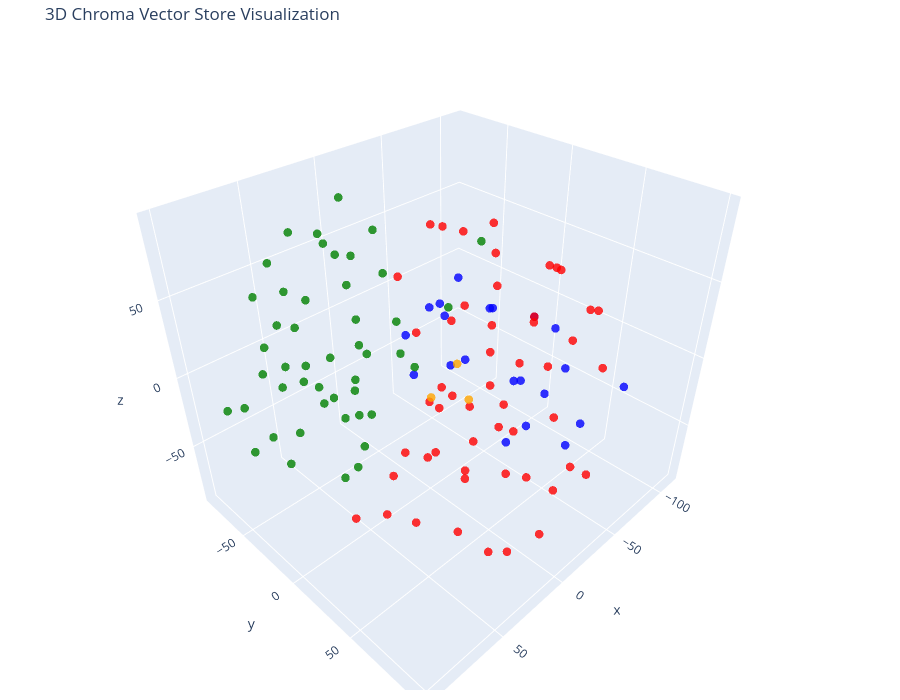

The cell this chart's notebook holds for it:
### Code cell
tsne = TSNE(n_components=3, random_state=42)
reduced_vectors = tsne.fit_transform(vectors)

fig = go.Figure(data=[go.Scatter3d(
    x=reduced_vectors[:, 0],
    y=reduced_vectors[:, 1],
    z=reduced_vectors[:, 2],
    mode='markers',
    marker=dict(size=5, color=colors, opacity=0.8),
    text=[f"Type: {t}<bt>Text: {d[:100]}..." for t, d in zip(doc_types, documents)],
    hoverinfo='text'
)])

fig.update_layout(
    title = "3D Chroma Vector Store Visualization",
    scene = dict(xaxis_title="x", yaxis_title="y", zaxis_title="z"),
    width=900,
    height=700,
    margin=dict(r=20, b=10, l=10, t=40)
)

fig.show()

### Figure 1 — Plotly figure (JSON) as saved in the notebook; plotly's stock layout.template omitted (floating-point values rounded to 4 significant figures)
{"data": [{"hoverinfo": "text", "marker": {"color": ["blue", "blue", "blue", "blue", "blue", "blue", "blue", "blue", "blue", "blue", "blue", "blue", "blue", "blue", "blue", "blue", "blue", "blue", "blue", "blue", "blue", "red", "red", "red", "red", "red", "red", "red", "red", "red", "red", "red", "red", "red", "red", "red", "red", "red", "red", "red", "red", "red", "red", "red", "red", "red", "red", "red", "red", "red", "red", "red", "red", "red", "red", "red", "red", "red", "red", "red", "red", "red", "red", "red", "red", "red", "red", "red", "red", "red", "red", "red", "red", "orange", "orange", "orange", "green", "green", "green", "green", "green", "green", "green", "green", "green", "green", "green", "green", "green", "green", "green", "green", "green", "green", "green", "green", "green", "green", "green", "green", "green", "green", "green", "green", "green", "green", "green", "green", "green", "green", "green", "green", "green", "green", "green", "green", "green", "green", "green", "green", "green", "green", "green"], "opacity": 0.8, "size": 5}, "mode": "markers", "text": ["Type: products<bt>Text: # Product Summary\n\n# Rellm: AI-Powered Enterprise Reinsurance Solution\n\n## Summary\n\nRellm is an inno...", "Type: products<bt>Text: ### Seamless Integrations\nRellm's architecture is designed for effortless integration with existing ...", "Type: products<bt>Text: ### Regulatory Compliance Tools\nRellm includes built-in compliance tracking features to help organiz...", "Type: products<bt>Text: Join the growing number of organizations leveraging Rellm to enhance their reinsurance processes whi...", "Type: products<bt>Text: Experience the future of reinsurance with Rellm, where innovation meets reliability. Let Insurellm h...", "Type: products<bt>Text: # Product Summary\n\n# Markellm\n\n## Summary\n\nMarkellm is an innovative two-sided marketplace designed ...", "Type: products<bt>Text: - **User-Friendly Interface**: Designed with user experience in mind, Markellm features an intuitive...", "Type: products<bt>Text: - **Customer Support**: Our dedicated support team is always available to assist both consumers and ...", "Type: products<bt>Text: ### For Insurance Companies:\n- **Basic Listing Fee**: $199/month for a featured listing on the platf...", "Type: products<bt>Text: ### Q3 2025\n- Initiate a comprehensive marketing campaign targeting both consumers and insurers to i...", "Type: products<bt>Text: # Product Summary\n\n# Homellm\n\n## Summary\nHomellm is an innovative home insurance product developed b...", "Type: products<bt>Text: ### 2. Dynamic Pricing Model\nWith Homellm's innovative dynamic pricing model, insurance providers ca...", "Type: products<bt>Text: ### 5. Multi-Channel Integration\nHomellm seamlessly integrates into existing insurance platforms, pr...", "Type: products<bt>Text: - **Basic Tier:** Starting at $5,000/month for small insurers with basic integration features.\n- **S...", "Type: products<bt>Text: All tiers include a comprehensive training program and ongoing updates to ensure optimal performance...", "Type: products<bt>Text: With Homellm, Insurellm is committed to transforming the landscape of home insurance, ensuring both ...", "Type: products<bt>Text: # Product Summary\n\n# Carllm\n\n## Summary\n\nCarllm is an innovative auto insurance product developed by...", "Type: products<bt>Text: - **Instant Quoting**: With Carllm, insurance companies can offer near-instant quotes to customers, ...", "Type: products<bt>Text: - **Mobile Integration**: Carllm is designed to work seamlessly with mobile applications, providing ...", "Type: products<bt>Text: - **Professional Tier**: $2,500/month\n  - For medium-sized companies.\n  - All Basic Tier features pl...", "Type: products<bt>Text: ### Q2 2025: Customer Experience Improvements\n- Launch of a new **mobile app** for end-users.\n- Intr...", "Type: contracts<bt>Text: # Contract with GreenField Holdings for Markellm\n\n**Effective Date:** November 15, 2023  \n**Contract...", "Type: contracts<bt>Text: ## Renewal\n1. **Automatic Renewal**: This contract will automatically renew for sequential one-year ...", "Type: contracts<bt>Text: ## Features\n1. **AI-Powered Matching**: Access to advanced algorithms that connect GreenField Holdin...", "Type: contracts<bt>Text: ## Support\n1. **Customer Support Access**: The Client will have access to dedicated support through ...", "Type: contracts<bt>Text: **Signatures:**  \n_________________________                           _________________________  \n**...", "Type: contracts<bt>Text: # Contract with Apex Reinsurance for Rellm: AI-Powered Enterprise Reinsurance Solution\n\n## Terms\n\n1....", "Type: contracts<bt>Text: ## Renewal\n\n1. **Automatic Renewal**: This Agreement will automatically renew for successive one-yea...", "Type: contracts<bt>Text: 2. **Seamless Integrations**: The architecture of Rellm allows for easy integration with existing sy...", "Type: contracts<bt>Text: 1. **Technical Support**: Provider shall offer dedicated technical support to the Client via phone, ...", "Type: contracts<bt>Text: **Insurellm, Inc.**  \n_____________________________  \nAuthorized Signature   \nDate: ________________...", "Type: contracts<bt>Text: # Contract with Greenstone Insurance for Homellm\n\n---\n\n## Terms\n\n1. **Parties**: This Contract (\"Agr...", "Type: contracts<bt>Text: 4. **Payment Terms**: \n   - The Customer shall pay an amount of $10,000 per month for the Standard T...", "Type: contracts<bt>Text: ---\n\n## Features\n\n- **AI-Powered Risk Assessment**: Customer will have access to enhanced risk evalu...", "Type: contracts<bt>Text: - **Customer Portal**: A dedicated portal will be provided, allowing the Customer's clients to manag...", "Type: contracts<bt>Text: ______________________________  \n[Name], [Title]  \nDate: ______________________\n\n**For Greenstone In...", "Type: contracts<bt>Text: # Contract with Roadway Insurance Inc. for Carllm\n\n---\n\n## Terms\n\n1. **Agreement Effective Date**: T...", "Type: contracts<bt>Text: ---\n\n## Renewal\n\n1. **Automatic Renewal**: This agreement will automatically renew for an additional...", "Type: contracts<bt>Text: ---\n\n## Features\n\n1. **Access to Core Features**: Roadway Insurance Inc. will have access to all Pro...", "Type: contracts<bt>Text: ---\n\n## Support\n\n1. **Technical Support**: Roadway Insurance Inc. will receive priority technical su...", "Type: contracts<bt>Text: # Contract with Stellar Insurance Co. for Rellm\n\n## Terms\nThis contract is made between **Insurellm*...", "Type: contracts<bt>Text: ### Termination\nEither party may terminate this agreement with a **30-day written notice**. In the e...", "Type: contracts<bt>Text: ## Features\nStellar Insurance Co. will receive access to the following features of the Rellm product...", "Type: contracts<bt>Text: ## Support\nInsurellm provides Stellar Insurance Co. with the following support services:\n\n- **24/7 T...", "Type: contracts<bt>Text: # Contract with TechDrive Insurance for Carllm\n\n**Contract Date:** October 1, 2024  \n**Contract Dura...", "Type: contracts<bt>Text: ## Renewal\n\n1. **Automatic Renewal**: This contract shall automatically renew for additional one-yea...", "Type: contracts<bt>Text: ## Support\n\n1. **Customer Support**: Insurellm will provide 24/7 customer support to TechDrive Insur...", "Type: contracts<bt>Text: **TechDrive Insurance Representative:**  \nName: Sarah Johnson  \nTitle: Operations Director  \nDate: _...", "Type: contracts<bt>Text: # Contract with Belvedere Insurance for Markellm\n\n## Terms\nThis Contract (\"Agreement\") is made and e...", "Type: contracts<bt>Text: ## Renewal\n1. **Renewal Terms**: This Agreement may be renewed for additional one-year terms upon mu...", "Type: contracts<bt>Text: ## Features\n1. **AI-Powered Matching**: Belvedere Insurance will benefit from Markellm's AI-powered ...", "Type: contracts<bt>Text: ## Support\n1. **Technical Support**: Technical support will be available from 9 AM to 7 PM EST, Mond...", "Type: contracts<bt>Text: **Belvedere Insurance**  \nSignature: ______________________  \nName: [Authorized Signatory]  \nTitle: ...", "Type: contracts<bt>Text: # Contract with Velocity Auto Solutions for Carllm\n\n**Contract Date:** October 1, 2023  \n**Contract ...", "Type: contracts<bt>Text: ## Renewal\n\n1. **Automatic Renewal**: This contract will automatically renew for successive 12-month...", "Type: contracts<bt>Text: ## Support\n\n1. **Customer Support**: Velocity Auto Solutions will have access to Insurellm’s custome...", "Type: contracts<bt>Text: # Contract with GreenValley Insurance for Homellm\n\n**Contract Date:** October 6, 2023  \n**Contract N...", "Type: contracts<bt>Text: 4. **Confidentiality:** Both parties agree to maintain the confidentiality of proprietary informatio...", "Type: contracts<bt>Text: 1. **AI-Powered Risk Assessment:** Access to advanced AI algorithms for real-time risk evaluations.\n...", "Type: contracts<bt>Text: 3. **Regular Updates:** Insurellm will offer ongoing updates and enhancements to the Homellm platfor...", "Type: contracts<bt>Text: # Contract with EverGuard Insurance for Rellm: AI-Powered Enterprise Reinsurance Solution\n\n**Contrac...", "Type: contracts<bt>Text: 4. **Usage Rights**: EverGuard Insurance is granted a non-exclusive, non-transferable license to acc...", "Type: contracts<bt>Text: 1. **Core Functionality**: Rellm provides EverGuard Insurance with advanced AI-driven analytics, sea...", "Type: contracts<bt>Text: 1. **Customer Support**: Insurellm will provide EverGuard Insurance with 24/7 customer support, incl...", "Type: contracts<bt>Text: ---\n\n**Signatures**  \n**For Insurellm**: __________________________  \n**Name**: John Smith  \n**Title...", "Type: contracts<bt>Text: # Contract with BrightWay Solutions for Markellm\n\n**Contract Date:** October 5, 2023  \n**Contract ID...", "Type: contracts<bt>Text: 3. **Service Level Agreement (SLA):**  \n   Insurellm commits to a 99.9% uptime for the platform with...", "Type: contracts<bt>Text: 2. **Real-Time Quote Availability:**  \n   Consumers sourced via BrightWay Solutions will receive rea...", "Type: contracts<bt>Text: 3. **Training and Onboarding:**  \n   Insurellm agrees to provide one free training session on how to...", "Type: contracts<bt>Text: # Contract with Pinnacle Insurance Co. for Homellm\n\n## Terms\nThis contract (\"Contract\") is entered i...", "Type: contracts<bt>Text: ## Renewal\n1. **Renewal Terms**: At the end of the initial term, this Contract shall automatically r...", "Type: contracts<bt>Text: ## Features\n1. **AI-Powered Risk Assessment**: Utilized for tailored underwriting decisions specific...", "Type: contracts<bt>Text: ## Support\n1. **Technical Support**: Insurellm shall provide 24/7 technical support via an email and...", "Type: company<bt>Text: # Overview of Insurellm\n\nInsurellm is an innovative insurance tech firm with 200 employees across th...", "Type: company<bt>Text: # Careers at Insurellm\n\nInsurellm is hiring! We are looking for talented software engineers, data sc...", "Type: company<bt>Text: # About Insurellm\n\nInsurellm was founded by Avery Lancaster in 2015 as an insurance tech startup des...", "Type: employees<bt>Text: # HR Record\n\n# Alex Chen\n\n## Summary\n- **Date of Birth:** March 15, 1990  \n- **Job Title:** Backend ...", "Type: employees<bt>Text: ## Annual Performance History\n- **2020:**  \n  - Completed onboarding successfully.  \n  - Met expecta...", "Type: employees<bt>Text: ## Compensation History\n- **2020:** Base Salary: $80,000  \n- **2021:** Base Salary Increase to $90,0...", "Type: employees<bt>Text: Alex Chen continues to be a vital asset at Insurellm, contributing significantly to innovative backe...", "Type: employees<bt>Text: # HR Record\n\n# Oliver Spencer\n\n## Summary\n- **Date of Birth**: May 14, 1990  \n- **Job Title**: Backe...", "Type: employees<bt>Text: ## Annual Performance History\n- **2018**: **3/5** - Adaptable team player but still learning to take...", "Type: employees<bt>Text: ## Compensation History\n- **March 2018**: Initial salary of $80,000.\n- **July 2019**: Salary increas...", "Type: employees<bt>Text: # HR Record\n\n# Emily Tran\n\n## Summary\n- **Date of Birth:** March 18, 1991  \n- **Job Title:** Digital...", "Type: employees<bt>Text: - **January 2017 - May 2018**: Marketing Intern  \n  - Supported the Marketing team by collaborating ...", "Type: employees<bt>Text: - **2021**:  \n  - Performance Rating: Meets Expectations  \n  - Key Achievements: Contributed to the ...", "Type: employees<bt>Text: - **Professional Development Goals**:  \n  - Emily Tran aims to become a Marketing Manager within the...", "Type: employees<bt>Text: # HR Record\n\n# Jordan Blake\n\n## Summary\n- **Date of Birth:** March 15, 1993  \n- **Job Title:** Sales...", "Type: employees<bt>Text: ## Annual Performance History\n- **2021:** First year at Insurellm; achieved 90% of monthly targets. ...", "Type: employees<bt>Text: ## Other HR Notes\n- Jordan has shown an interest in continuing education, actively participating in ...", "Type: employees<bt>Text: # Avery Lancaster\n\n## Summary\n- **Date of Birth**: March 15, 1985  \n- **Job Title**: Co-Founder & Ch...", "Type: employees<bt>Text: - **2010 - 2013**: Business Analyst at Edge Analytics  \n  Prior to joining Innovate, Avery worked as...", "Type: employees<bt>Text: - **2018**: **Exceeds Expectations**  \n  Under Avery’s pivoted vision, Insurellm launched two new su...", "Type: employees<bt>Text: - **2022**: **Satisfactory**  \n  Avery focused on rebuilding team dynamics and addressing employee c...", "Type: employees<bt>Text: ## Compensation History\n- **2015**: $150,000 base salary + Significant equity stake  \n- **2016**: $1...", "Type: employees<bt>Text: ## Other HR Notes\n- **Professional Development**: Avery has actively participated in leadership trai...", "Type: employees<bt>Text: # HR Record\n\n# Maxine Thompson\n\n## Summary\n- **Date of Birth:** January 15, 1991  \n- **Job Title:** ...", "Type: employees<bt>Text: ## Insurellm Career Progression\n- **January 2017 - October 2018**: **Junior Data Engineer**  \n  * Ma...", "Type: employees<bt>Text: ## Annual Performance History\n- **2017**: *Meets Expectations*  \n  Maxine showed potential in her ro...", "Type: employees<bt>Text: - **2021**: *Exceeds Expectations*  \n  Maxine spearheaded the transition to a new data warehousing s...", "Type: employees<bt>Text: ## Compensation History\n- **2017**: $70,000 (Junior Data Engineer)  \n- **2018**: $75,000 (Junior Dat...", "Type: employees<bt>Text: # Samantha Greene\n\n## Summary\n- **Date of Birth:** October 14, 1990\n- **Job Title:** HR Generalist\n-...", "Type: employees<bt>Text: ## Annual Performance History\n- **2020:** Exceeds Expectations  \n  Samantha Greene demonstrated exce...", "Type: employees<bt>Text: ## Compensation History\n- **2020:** Base Salary - $55,000  \n  The entry-level salary matched industr...", "Type: employees<bt>Text: - **2023:** Base Salary - $70,000  \n  Recognized for substantial improvement in employee relations m...", "Type: employees<bt>Text: # HR Record\n\n# Alex Thomson\n\n## Summary\n- **Date of Birth:** March 15, 1995  \n- **Job Title:** Sales...", "Type: employees<bt>Text: ## Annual Performance History  \n- **2022** - Rated as \"Exceeds Expectations.\" Alex Thomson achieved ...", "Type: employees<bt>Text: ## Other HR Notes\n- Alex Thomson is an active member of the Diversity and Inclusion committee at Ins...", "Type: employees<bt>Text: # HR Record\n\n# Samuel Trenton\n\n## Summary\n- **Date of Birth:** April 12, 1989  \n- **Job Title:** Sen...", "Type: employees<bt>Text: ## Annual Performance History\n- **2023:** Rating: 4.5/5  \n  *Samuel exceeded expectations, successfu...", "Type: employees<bt>Text: ## Compensation History\n- **2023:** Base Salary: $115,000 + Bonus: $15,000  \n  *Annual bonus based o...", "Type: employees<bt>Text: - **Engagement in Company Culture:** Regularly participates in team-building events and contributes ...", "Type: employees<bt>Text: # HR Record\n\n# Alex Harper\n\n## Summary\n- **Date of Birth**: March 15, 1993  \n- **Job Title**: Sales ...", "Type: employees<bt>Text: ## Annual Performance History  \n- **2021**:  \n  - **Performance Rating**: 4.5/5  \n  - **Key Achievem...", "Type: employees<bt>Text: - **2022**:  \n  - **Base Salary**: $65,000 (Promotion to Senior SDR)  \n  - **Bonus**: $13,000 (20% o...", "Type: employees<bt>Text: # HR Record\n\n# Jordan K. Bishop\n\n## Summary\n- **Date of Birth:** March 15, 1990\n- **Job Title:** Fro...", "Type: employees<bt>Text: ## Annual Performance History\n- **2019:** Exceeds Expectations - Continuously delivered high-quality...", "Type: employees<bt>Text: ## Compensation History\n- **June 2018:** Starting Salary - $85,000\n- **June 2019:** Salary Increase ...", "Type: employees<bt>Text: ## Other HR Notes\n- Jordan K. Bishop has been an integral part of club initiatives, including the In...", "Type: employees<bt>Text: # HR Record\n\n# Emily Carter\n\n## Summary\n- **Date of Birth:** August 12, 1990  \n- **Job Title:** Acco...", "Type: employees<bt>Text: - **2017-2019:** Marketing Intern  \n  - Assisted with market research and campaign development for s...", "Type: employees<bt>Text: ## Compensation History\n| Year | Base Salary | Bonus         | Total Compensation |\n|------|--------...", "Type: employees<bt>Text: Emily Carter exemplifies the kind of talent that drives Insurellm's success and is an invaluable ass..."], "type": "scatter3d", "x": [-39.4, -62.06, -54.91, -67.5, 31.74, -23.52, -61.95, -55.77, -49.68, -36.4, -59.78, -81.6, -84.83, -90.34, -111.4, 9.675, -36.56, -53.5, -60.88, -75.08, -57.25, 4.345, 18.55, -62.33, -27.48, 67.64, -0.7625, -17.68, -51.68, 32.3, 49.24, -72.05, -101.2, -84.93, -75.14, 72.99, -46.59, -26.29, -91.48, -26.61, -21.53, -11.06, -31.95, 4.961, -25.0, -45.91, -27.5, 3.138, 9.123, 43.78, -34.22, 27.41, 42.01, -29.19, 72.74, -16.97, -57.37, -28.98, -65.61, -80.51, -10.86, 18.08, -8.51, 8.976, 31.65, -85.23, -38.12, -60.86, 1.768, -44.41, 25.67, -80.11, 45.45, -22.84, -19.0, -7.392, 50.74, 95.54, 3.397, 0.2353, 67.9, -99.35, 16.25, 72.83, 70.98, 56.7, 91.56, 45.35, 20.72, 30.46, 22.47, 32.73, 29.12, 11.26, 58.89, 19.98, 99.99, 44.02, 62.45, 46.31, 41.74, 95.1, 98.47, 83.25, 75.88, 22.48, 3.324, 9.468, 74.74, 17.86, 35.31, 92.37, 38.22, 21.4, -3.879, 59.62, 71.65, 40.55, 40.38, 64.83, 90.47, 52.27, 11.21], "y": [41.84, 55.9, 69.07, -69.68, 85.15, -38.75, 89.34, -37.49, -18.53, -59.93, 19.36, 22.56, 34.33, 2.837, 4.96, 69.78, -23.87, -29.06, -6.758, -21.51, -49.04, 33.75, 99.93, -62.39, 95.36, 38.14, 59.79, 80.7, 79.66, 59.82, 39.93, 46.09, 36.73, -2.278, 58.76, 18.12, 43.77, 65.79, -33.45, 1.971, 73.61, 94.26, 50.73, 67.89, 26.96, 6.806, 10.6, 20.82, 7.532, 87.65, -26.61, 33.23, 14.23, 49.6, 69.54, 30.84, 28.06, -57.1, 2.018, 23.88, 44.55, 41.74, 17.29, 40.47, 33.43, -27.47, -27.15, -40.67, -21.06, 50.15, 85.37, -25.4, 56.24, 10.24, 3.961, -6.172, -19.63, -37.67, -63.9, -23.7, 24.02, -52.42, -17.04, -50.67, -59.66, -62.41, 49.05, 2.085, -43.2, -23.32, -26.47, -59.6, -85.25, -79.2, -35.49, -43.0, 5.793, -83.08, -55.43, -76.11, -74.39, -16.56, -34.75, -35.55, -13.51, 37.7, -75.38, -51.81, 11.55, -47.79, -40.79, 26.26, 17.8, -64.9, -47.94, -1.624, -28.45, -11.47, -17.13, -25.09, -71.46, -37.28, 0.365], "z": [-41.85, -62.34, -33.21, -19.01, 15.42, -37.4, 0.4435, -45.46, -28.48, -22.86, -30.59, -50.93, -26.39, -4.745, -22.09, 31.67, 7.721, 25.39, 10.14, -2.453, -3.008, -60.81, -45.76, 46.63, 33.47, -40.75, -43.02, -53.02, -64.3, -18.86, -59.17, 5.865, 10.21, -40.73, 30.27, -54.62, 63.75, 77.19, -27.98, 30.12, -6.867, -22.18, -72.66, -4.173, 53.44, 57.8, -65.83, 41.57, -57.9, -48.78, -63.69, -26.2, -46.6, 38.95, 88.3, 16.89, 20.72, 24.65, -62.3, 42.01, -24.31, -88.92, 87.13, -0.8912, 10.91, -72.55, 65.07, -75.59, -76.64, 3.213, -64.98, 54.07, 39.61, -30.19, -5.272, -29.13, -64.82, -27.84, -69.57, -2.094, -2.545, 25.63, 59.88, 23.75, -45.37, 63.89, 15.14, 32.03, 44.16, 18.26, -36.78, -41.09, -39.73, -26.9, 91.47, -20.93, -5.439, 10.39, -10.76, -14.93, 35.68, 35.12, 5.945, 65.37, 54.48, 65.08, 44.78, 13.03, 24.97, 93.29, 75.39, 48.63, 55.24, 67.96, 67.47, -3.98, -22.9, 80.95, -4.31, 20.69, -21.22, 50.12, 5.821]}], "layout": {"height": 700, "margin": {"b": 10, "l": 10, "r": 20, "t": 40}, "scene": {"xaxis": {"title": {"text": "x"}}, "yaxis": {"title": {"text": "y"}}, "zaxis": {"title": {"text": "z"}}}, "title": {"text": "3D Chroma Vector Store Visualization"}, "width": 900}}
